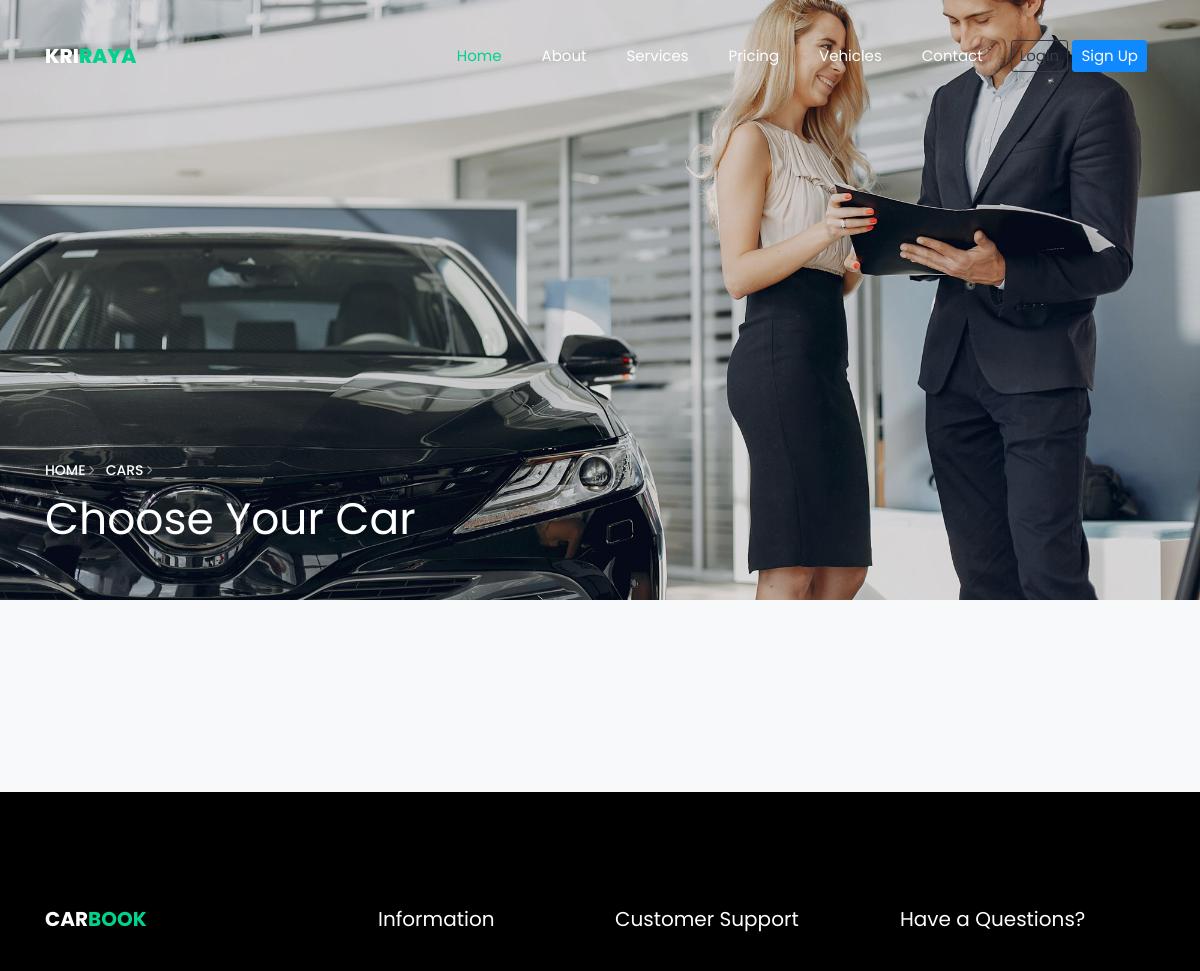
/vehicleDisplay/ (upper part), run on an earlier commit of the app's database.
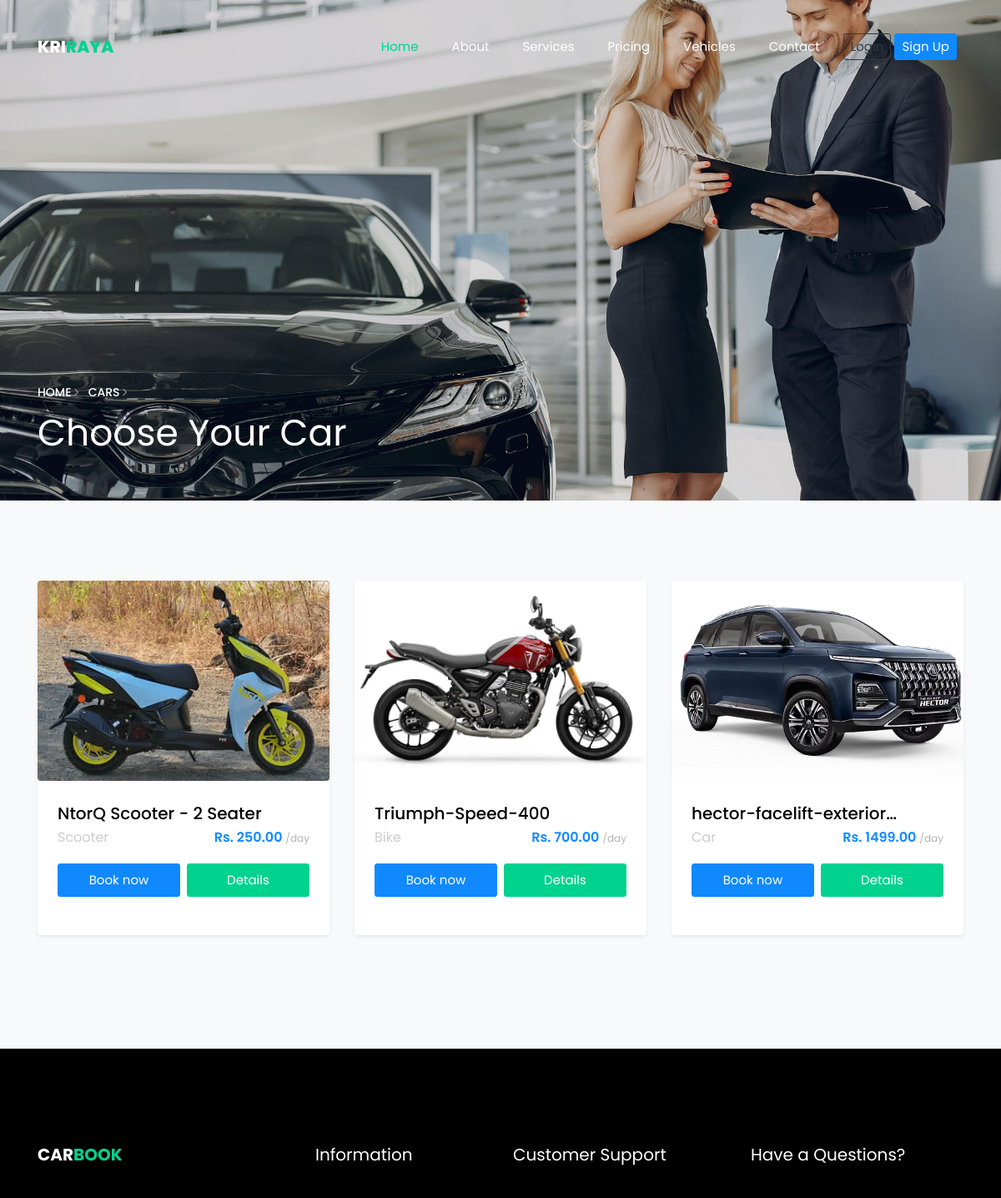
And on a later commit of the database.
### core/models.py (models this page shows, shortened)
class Vehicles(models.Model):
    title=models.CharField(max_length=200)
    description = models.TextField()
    vehicle_type = models.ForeignKey(Category, on_delete=models.CASCADE) # Car, Bike, Scooter
    price_per_day = models.DecimalField(max_digits=10, decimal_places=2)
    image = models.ImageField(upload_to='images')
    latitude = models.FloatField(blank=True, null=True) # For map integration
    longitude = models.FloatField(blank=True, null=True)
    is_approved = models.BooleanField(default=False) # Admin verification flag
    created_at = models.DateTimeField(auto_now=True)

class Category(models.Model):
    title=models.CharField(max_length=200)
    def __str__(self):
        return self.title

### core/views.py (the view)
# urls.py: path('vehicleDisplay/', vehicleDisplay, name='vehicleDisplay'),
def vehicleDisplay(request):
    vehicle=Vehicles.objects.all()
    context={
        'vehicle': vehicle
    }
    return render(request, 'core/vehicleDisplay.html', context)

### core/templates/core/vehicleDisplay.html
{% extends "base.html" %}
{% load static %}
{% block content %}
<section class="hero-wrap hero-wrap-2 js-fullheight" style="position: relative; overflow: hidden;">
	<img src="{% static 'images/bg_3.jpg' %} " alt="Hero Background"
		style="position: absolute; top: 0; left: 0; width: 100%; height: 100%; object-fit: cover; z-index: 0;">
	<div class="overlay"
		style="position: absolute; top: 0; left: 0; width: 100%; height: 100%; background: rgba(0, 0, 0, 0.4); z-index: 1;">
	</div>
	<div class="container" style="position: relative; z-index: 2;">
		<div class="row no-gutters slider-text js-fullheight align-items-end justify-content-start">
			<div class="col-md-9 ftco-animate pb-5">
				<p class="breadcrumbs">
					<span class="mr-2"><a href="index.html" class="text-white">Home <i
								class="ion-ios-arrow-forward"></i></a></span>
					<span class="text-white">Cars <i class="ion-ios-arrow-forward"></i></span>
				</p>
				<h1 class="mb-3 bread text-white">Choose Your Car</h1>
			</div>
		</div>
	</div>
</section>
<section class="ftco-section bg-light">
	<div class="container">
		<div class="row">
			{% for i in vehicle %}
			<div class="col-md-4">
				<div class="car-wrap rounded shadow-sm pb-3">
					<div class="img rounded" style="position: relative; width: 100%; height: 240px; overflow: hidden;">
						<img src="{{i.image.url}}" alt="Mercedes Grand Sedan"
							style="position: absolute; top: 0; left: 0; width: 100%; height: 100%; object-fit: cover;">
					</div>
					<div class="text px-4 pt-4">
						<h2 class="mb-0"><a href="car-single.html">{{i.title|safe|truncatechars:25}}</a></h2>
						<div class="d-flex mb-3">
							<span class="cat">{{i.vehicle_type}}</span>
							<p class="price ml-auto">Rs. {{i.price_per_day}} <span>/day</span></p>
						</div>
						<p class="d-flex mb-0 d-block">
							<a href="#" class="btn btn-primary py-2 mr-1">Book now</a>
							<a href="{% url 'carsingle' i.id %}" class="btn btn-secondary py-2 ml-1">Details</a>
						</p>
					</div>
				</div>
			</div>
			{% endfor %}
		</div>
	</div>
</section>
{% endblock content %}

### core/templates/base.html (shortened to what this page needs)
<!DOCTYPE html>
{% load static %}
<html lang="en">
<head>
    <link rel="stylesheet" href="https://cdnjs.cloudflare.com/ajax/libs/font-awesome/7.0.1/css/all.min.css" />
    <link rel="stylesheet" href="{% static 'css/open-iconic-bootstrap.min.css' %}">
    <link rel="stylesheet" href="{% static 'css/animate.css' %} ">
    <link rel="stylesheet" href="{% static 'css/owl.carousel.min.css' %} ">
    <link rel="stylesheet" href="{% static 'css/owl.theme.default.min.css' %} ">
    <link rel="stylesheet" href="{% static 'css/magnific-popup.css' %} ">
    <link rel="stylesheet" href="{% static 'css/aos.css' %} ">
    <link rel="stylesheet" href="{% static 'css/ionicons.min.css' %} ">
    <link rel="stylesheet" href="{% static 'css/bootstrap-datepicker.css' %} ">
    <link rel="stylesheet" href="{% static 'css/jquery.timepicker.css' %} ">
    <link rel="stylesheet" href="{% static 'css/flaticon.css' %} ">
    <link rel="stylesheet" href="{% static 'css/icomoon.css' %} ">
    <link rel="stylesheet" href="{% static 'css/style.css' %} ">
</head>
<body>
    <nav class="navbar navbar-expand-lg navbar-dark ftco_navbar bg-dark ftco-navbar-light" id="ftco-navbar">
        <div class="container">
            <a class="navbar-brand" href="{% url 'index' %}">Kri<span>Raya</span></a>
            <div class="collapse navbar-collapse" id="ftco-nav">
                <ul class="navbar-nav ml-auto">
                    <li class="nav-item active"><a href="{% url 'index' %}" class="nav-link">Home</a></li>
                    <li class="nav-item"><a href=" " class="nav-link">About</a></li>
                    <li class="nav-item"><a href="" class="nav-link">Services</a></li>
                    <li class="nav-item"><a href="" class="nav-link">Pricing</a></li>
                    <li class="nav-item"><a href="{% url 'vehicleDisplay' %}" class="nav-link">Vehicles</a></li>
                    <li class="nav-item"><a href="" class="nav-link">Contact</a></li>
                </ul>
            </div>
            <div class="d-flex align-items-center gap-2">
                {% if request.user.is_authenticated %}
                <div class="dropdown">
                    <a href="#" class="icon-btn" data-bs-toggle="dropdown">
                        {% if request.user.profile.profile_picture %}
                        <img src="{{request.user.profile.profile_picture.url}}" height="35px" width="35px"
                            style="border-radius: 50%; border: 3px solid rgb(47, 158, 185);" alt="Profile Picture">
                        {% else %}
                        <img src="{% static 'images/avatar.png' %}" height="35px" width="35px"
                            style="border-radius: 50%; border: 3px solid rgb(65, 191, 223);" alt="Default Profile">
                        {% endif %}
                    </a>
                    <ul class="dropdown-menu dropdown-menu-end">
                        <li>
                            <a class="dropdown-item" href="{% url 'profile_dashboard' %}">
                                <i class="fas fa-user-circle me-2 text-muted"
                                    style="font-size:11px"></i>{{request.user.username}}
                            </a>
                        </li>
                        <li>
                            <hr class="dropdown-divider">
                        </li>
                        <li>
                            <a class="dropdown-item" href="{% url 'log_out' %}">
                                <i class="fas fa-sign-out-alt me-2 text-muted" style="font-size:11px"></i>Logout
                            </a>
                        </li>
                    </ul>
                </div>
                {% else %}
                <div class="accountsSign mx-2">
                <a href="{% url 'log_in' %}" class="btn btn-sm btn-outline-dark me-1">Login</a>
                <a href="{% url 'register' %}" class="btn btn-sm btn-primary">Sign Up</a>
                </div>
                {% endif %}
            </div>
        </div>
    </nav>
    {% block content %}
    {% endblock content %}
    <footer class="ftco-footer ftco-bg-dark ftco-section">
        <div class="container">
            <div class="row mb-5">
                <div class="col-md">
                    <div class="ftco-footer-widget mb-4">
                        <h2 class="ftco-heading-2"><a href="#" class="logo">Car<span>book</span></a></h2>
                    </div>
                </div>
                <div class="col-md">
                    <div class="ftco-footer-widget mb-4 ml-md-5">
                        <h2 class="ftco-heading-2">Information</h2>
                    </div>
                </div>
                <div class="col-md">
                    <div class="ftco-footer-widget mb-4">
                        <h2 class="ftco-heading-2">Customer Support</h2>
                    </div>
                </div>
                <div class="col-md">
                    <div class="ftco-footer-widget mb-4">
                        <h2 class="ftco-heading-2">Have a Questions?</h2>
                    </div>
                </div>
            </div>
        </div>
    </footer>
</body>
</html>

What changed in the data, as far as the page shows it:
added Vehicles: image (picture), title "NtorQ Scooter - 2 Seater", vehicle_type "Scooter", price_per_day "250.00"
added Vehicles: image (picture), title "Triumph-Speed-400", vehicle_type "Bike", price_per_day "700.00"
added Vehicles: image (picture), title "hector-facelift-exterior…", vehicle_type "Car", price_per_day "1499.00"
